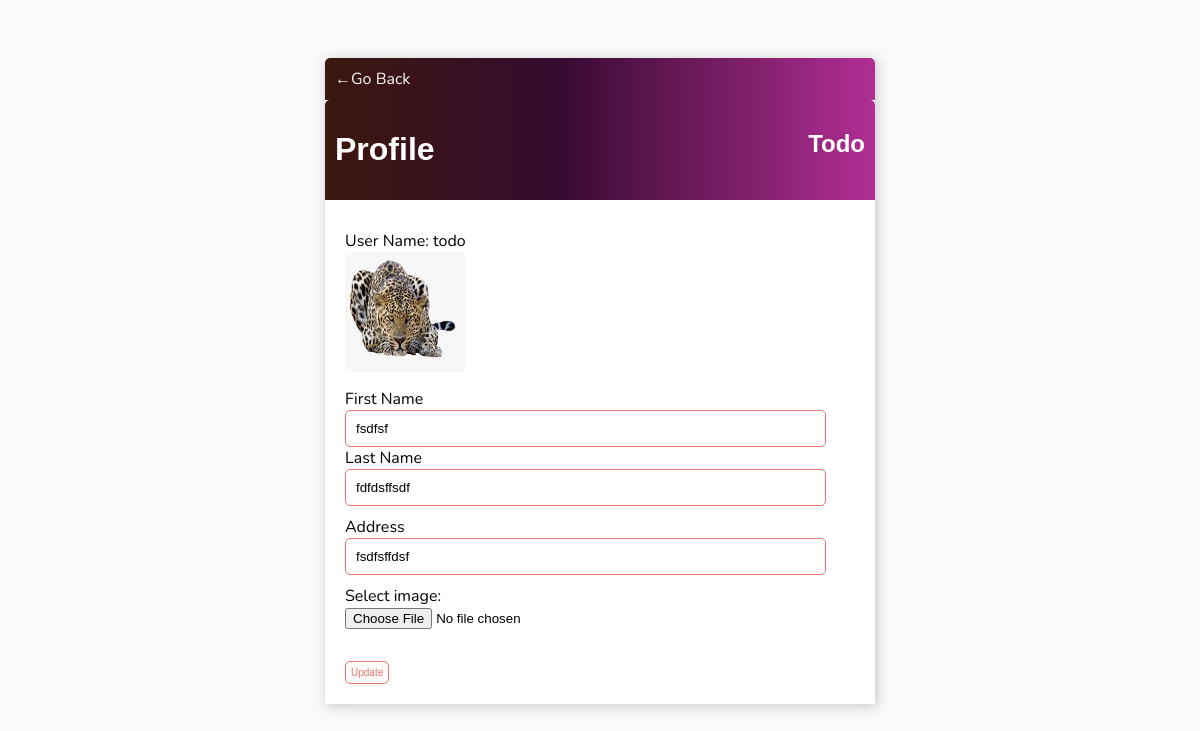
The app's page /users/profile/1/ (signed in), older data.
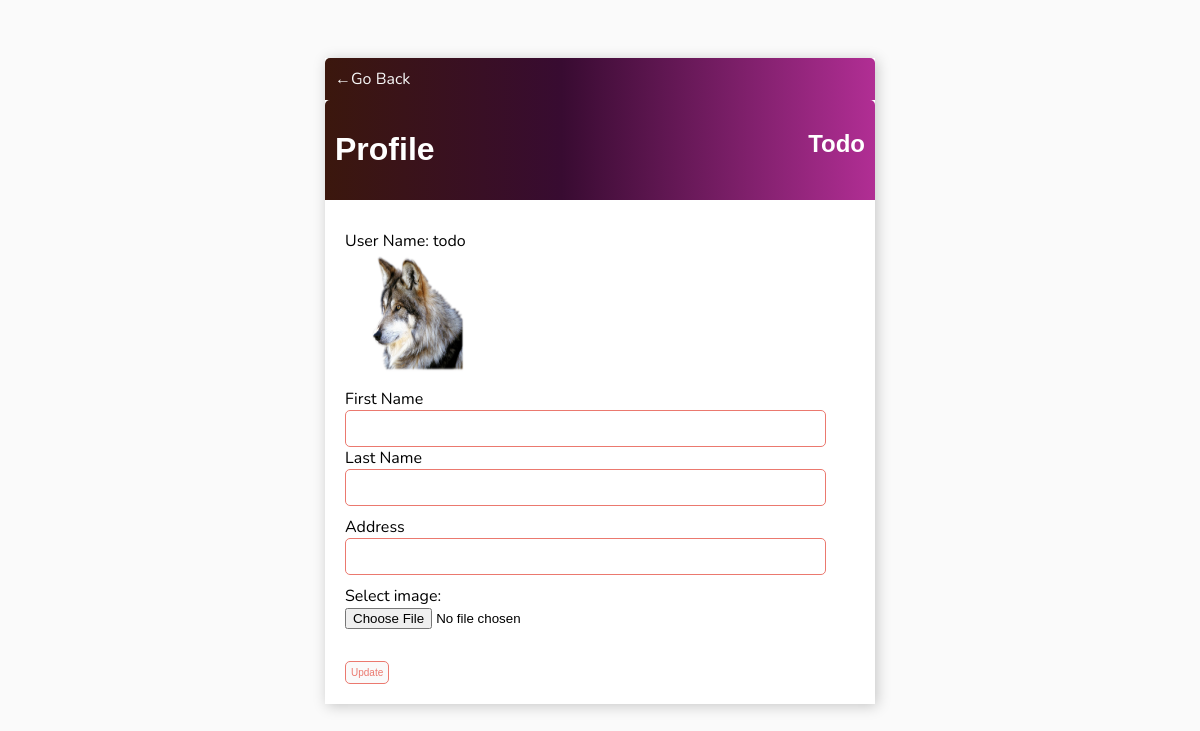
The same page, newer data.
### data/models.py (models this page shows, shortened)
class UserProfileModel(models.Model):
    user = models.OneToOneField(User, on_delete=models.CASCADE, null=True, blank=True,related_name='related_profile')
    first_name = models.CharField(max_length=250, null=True)
    last_name = models.CharField(max_length=250,null=True)
    address = models.CharField(max_length=250,null=True)
    blocked = models.BooleanField(default=False)
    image = models.ImageField(null=True, blank=True, upload_to='')

### data/views.py (the view, shortened to what this page needs)
# urls.py: path('users/profile/<int:pk>/', UserProfile.as_view(), name='profile' ),
class UserProfile(LoginRequiredMixin, ListView):
    def get(self, request, *args, **kwargs):
        pk = self.kwargs.get('pk')
        if pk == request.user.pk or request.user.is_superuser:
            user_object= User.objects.filter(pk=pk).first()
            if UserProfileModel.objects.filter(user=user_object).first():
                user_profile_object= user_object.related_profile
            else:
                user_profile_object = ''
            return render(request, 'data/userInfo.html',{'user':user_object,'profile':user_profile_object})
        else:
            return redirect('profile',pk=request.user.pk)

### data/templates/data/userInfo.html (shortened to what this page needs)
{% extends 'data/main.html'%}
{% load static %}
{% block content %}
<div class="header-bar">
    <a href="{% url 'users' %}">&#8592;Go Back</a>
</div>
<div class="header-bar">
    <h1>Profile</h1>
    <div>
        <h2>{{ request.user|title }} </h2>
    </div>
</div>
<div class="card-body">
    <form method = "post" enctype="multipart/form-data">
            <label>User Name: {{user}}</label>
        {% if profile.image %}
        <img src="{{profile.image.url}}" alt="Smiley face" width="120" height="120">
        {% endif  %}
        <label>First Name</label>
        <input type="text" name="first_name" value="{{ profile.first_name }}"
        <label>Last Name</label>
        <input type="text" name="last_name" value="{{ profile.last_name }}">
        <label>Address</label>
        <input type="text" name="address" value="{{ profile.address }}">
        <label for="img">Select image:</label>
        <input type="file" id="img" name="image">
        <br>
        <br>
        <input style="margin-top: 10px;" class="Button" type="submit" value="Update">
    </form>
</div>
{% endblock content %}

Row changes from the older to the newer data that the page shows:
removed UserProfileModel: image (picture), first_name "fsdfsf", last_name "fdfdsffsdf", address "fsdfsffdsf"
added UserProfileModel: image (picture)
